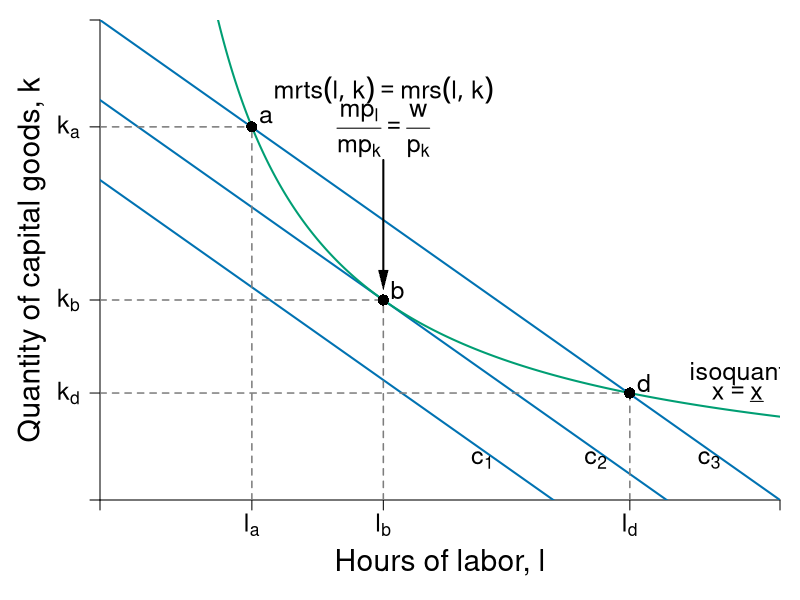

This chart was generated by the following R code:
require(shape)
pdf(file = "specprodexch/isocost_isoquant.pdf", width = 9, height = 7)

#Set parameters for graphics
pointsize <- 1.8
axislabelsize <- 1.8
labelsize <- 1.5
namesize <- 1.8
annotatesize <- 1.5
graphlinewidth <- 2
segmentlinewidth <- 1.5

COL <- c("#7fc97f", "#beaed4", "#fdc086", "#ffff99", "#386cb0", "#f0027f", "#bf5b17", "#666666")
COLA <- c("#99d8c9","#66c2a4","#41ae76", "#238b45", "#005824")
COLB <- c("#4eb3d3", "#2b8cbe", "#0868ac","#084081")
grays <- gray.colors(25, start = 1, end = 0)
CBCols <- c("#009E73","#0072B2","#E69F00","#CC79A7")

#Edited the margins to cater for the larger LHS labels
par(mar =  c(5, 5, 1, 1))

isocost <- function(l, c = 10, w = 1, r = 1) {
  c - (w/r)*l
}


isoquant <- function(l, alpha = 0.5, x = 5) {
  (x / l^alpha)^(1/(1 - alpha))
}


xlims <- c(0, 12)
ylims <- c(0, 12)

npts <- 501 
x <- seq(xlims[1], xlims[2], length.out = npts)
y <- seq(ylims[1], ylims[2], length.out = npts) 
a <- c(13, 16.75, 19.25)

plot(0, 0, xlim = xlims, ylim = ylims, type = "n",
     xlab = expression(paste("")),
     ylab = expression(paste("")), 
     xaxt = "n", 
     yaxt = "n", 
     cex.lab = axislabelsize, 
     bty = "n",
     xaxs="i", 
     yaxs="i")

# ticksy <- seq(from = ylims[1], to = ylims[2], by = 1)
# ylabels <- seq(from = ylims[1], to = ylims[2], by = 1)
# ticksx <- seq(from = xlims[1], to = xlims[2], by = 1)
# xlabels <- seq(from = xlims[1], to = xlims[2], by = 1)
ticksy <- c(0, isoquant(l = 2.68), isoquant(l = 5), isoquant(l = 9.35) , ylims[2])
ylabels <- c(NA, expression(paste(k[a])), expression(paste(k[b])), expression(paste(k[d])), NA)
ticksx <- c(0, 2.68, 5, 9.35, xlims[2])
xlabels <- c(NA, expression(paste(l[a])), expression(paste(l[b])), expression(paste(l[d])), NA)




axis(1, at = ticksx, pos = 0, labels = xlabels, cex.axis = labelsize)
axis(2, at = ticksy, pos = 0, labels = ylabels, las = 1, cex.axis = labelsize)

npts <- 500 
xx1 <- seq(xlims[1], xlims[2], length.out = npts)

#lines(xx1, bcA(xx1, w = 10, p = 1.5), col = COLB[3], lwd = graphlinewidth)
lines(xx1, isocost(xx1, c = 10, w = 1, r = 1), col = CBCols[2], lwd = graphlinewidth)
lines(xx1, isocost(xx1, c = 8, w = 1, r = 1), col = CBCols[2], lwd = graphlinewidth)
lines(xx1, isocost(xx1, c = 12, w = 1, r = 1), col = CBCols[2], lwd = graphlinewidth)
lines(xx1, isoquant(xx1, x = 5, alpha = 0.5), col = CBCols[1], lwd = graphlinewidth)


#Label the axes
mtext(expression(paste("Hours of labor, ", l)), side=1, line = 3, cex = axislabelsize)
text(-1.2, 0.5*ylims[2], expression(paste("Quantity of capital goods, ", k)), xpd = TRUE, cex = axislabelsize, srt = 90) 

#Label the isoquant curve
text(11.25, 3.15, expression("isoquant"), cex = labelsize)
text(11.25, 2.65, expression(paste(x == underline(x))), cex = labelsize)

#Label the price lines
text(6.75, 1, expression(paste(c[1])), cex = labelsize)
#text(8, 1.3, expression(paste(p[x] == 1)))
text(8.75, 1, expression(paste(c[2])),cex = labelsize)
#text(11.3, 3.7, expression(paste(p[x] == 0.5)))
text(10.75, 1, expression(paste(c[3])),cex = labelsize)
#text(11.3, 6.5, expression(paste(p[x] == 0.25)))

#Add the contour plot for the indifference curves
# contour(x, y, 
#         outer(x, y, uA),
#         drawlabels = FALSE,
#         col = COLA[3],
#         lwd = graphlinewidth,
#         levels = a, 
#         xaxs="i", 
#         yaxs="i", 
#         add = TRUE)

#Add the offer curve (superimposed on the indifference curves tangent to the price lines)
#xx2 <- seq(2, xlims[2], length.out = npts)
#lines(xx2, offerCurve(xx2, w = 10, rmax = 2, xmax = 12), col = COL[3], lwd = graphlinewidth)

#Annotate points on offer curve mrs = p for each of p = 1, 0.5, 0.25
#Where mrs = 2 - (1/6)*x

#Label a
segments(2.68, 0, 2.68, isoquant(l = 2.68), lty = 2, col = grays[20] , lwd = segmentlinewidth)
segments(0, isoquant(l = 2.68) , 2.68, isoquant(l = 2.68), lty = 2, col = grays[20] , lwd = segmentlinewidth)
points(2.68, isoquant(l = 2.68), pch = 16, col = "black", cex = 1.5)
text(2.68 + 0.25, isoquant(l = 2.68) + 0.25, expression(paste(a)), cex = labelsize)

#Label b
segments(9.35, 0, 9.35, isoquant(9.35), lty = 2, col = grays[20] , lwd = segmentlinewidth)
segments(0, isoquant(l = 9.35) , 9.35, isoquant(l = 9.35), lty = 2, col = grays[20] , lwd = segmentlinewidth)
points(9.35, isoquant(l = 9.35), pch = 16, col = "black", cex = 1.5)
text(9.35 + 0.25, isoquant(l = 9.35) + 0.25, expression(paste(d)), cex = labelsize)


#Label i
segments(0, 5, 5, 5, lty = 2, col = grays[20] , lwd = segmentlinewidth)
segments(5, 0, 5, 5, lty = 2, col = grays[20] , lwd = segmentlinewidth)
points(5, 5, pch = 16, col = "black", cex = 1.5)
text(5.25, 5.25, expression(paste(b)), cex = labelsize)

#Add mrs = mrt at i
text(5, 10.25, expression(paste(mrts(l,k) == mrs(l,k))), cex = labelsize)
text(5, 9.25, expression(paste(frac(mp[l], mp[k]) == frac(w,p[k]))), cex = labelsize)
Arrows(5, 8.5, 5, 5.5, col = "black", lty = 1, lwd = 2, arr.type = "triangle", arr.lwd = 0.5)


#text(9, 5.9, expression(paste(b)), cex = labelsize)
#text(10.5, 7.775, expression(paste(c)), cex = labelsize)

dev.off()
